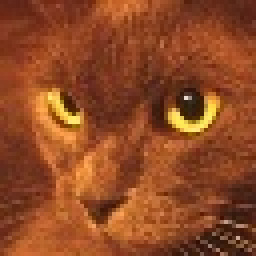
#> input picture img_processsing2/dataset/cats/107.jpg, 64 x 64 px (shown 4 times larger); its folder holds only this picture in this run
$ python resize_dataset.py
#> lines starting #> are read from the running program, lines starting #| are printed output that depends on the picture
import cv2
import os
import glob
folder_gambar_cats = "../dataset/cats"
data_path = os.path.join(folder_gambar_cats, '*g')
files = glob.glob(data_path)
number = 1
for file in files:
    gambar = cv2.imread(file)
#> gambar is the input picture: shape (64, 64, 3); mean B, G, R 36.4, 72.8, 143.6
    gray = cv2.cvtColor(gambar, cv2.COLOR_BGR2GRAY)
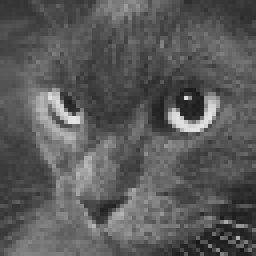
#> gray: shape (64, 64) (shown 4 times larger); min 22, max 227, mean 89.8
    gambar2 = cv2.resize(gray, (25, 25))
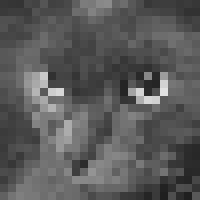
#> gambar2: shape (25, 25) (shown 8 times larger); min 30, max 226, mean 89.7
    cv2.imwrite("../dataset/training_neg/{}.jpg".format(number), gambar2)
    print("Gambar {}berhasil di resize &ubah ke grayscale".format(number))
    number += 1
# [7 lines of commented-out code are left out]

$ run again, on img_processsing2/dataset/cats/125.jpg
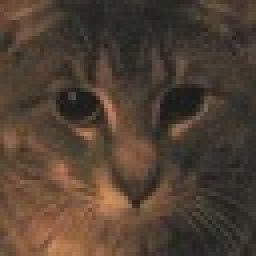
#> input picture img_processsing2/dataset/cats/125.jpg, 64 x 64 px (shown 4 times larger)
#> gambar is the input picture: shape (64, 64, 3); mean B, G, R 50.9, 64, 80.1
#> `gray = cv2.cvtColor(gambar, cv2.COLOR_BGR2GRAY)`:
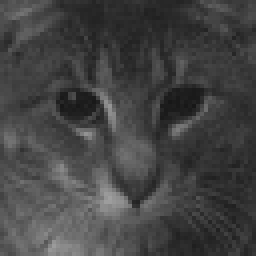
#> gray: shape (64, 64) (shown 4 times larger); min 23, max 159, mean 67.3
#> `gambar2 = cv2.resize(gray, (25, 25))`:
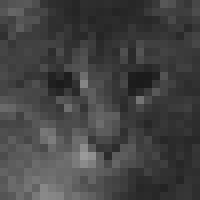
#> gambar2: shape (25, 25) (shown 8 times larger); min 27, max 154, mean 67.2

$ run again, on img_processsing2/dataset/cats/129.jpg
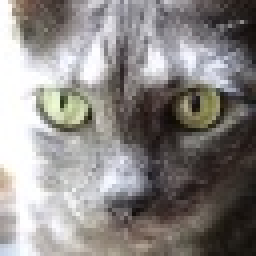
#> input picture img_processsing2/dataset/cats/129.jpg, 64 x 64 px (shown 4 times larger)
#> gambar is the input picture: shape (64, 64, 3); mean B, G, R 133.7, 135.9, 139.5
#> `gray = cv2.cvtColor(gambar, cv2.COLOR_BGR2GRAY)`:
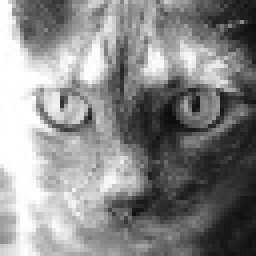
#> gray: shape (64, 64) (shown 4 times larger); min 11, max 255, mean 136.7
#> `gambar2 = cv2.resize(gray, (25, 25))`:
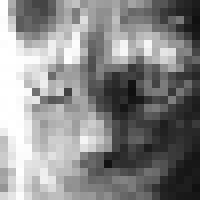
#> gambar2: shape (25, 25) (shown 8 times larger); min 15, max 255, mean 136.7

$ run again, on img_processsing2/dataset/cats/132.jpg
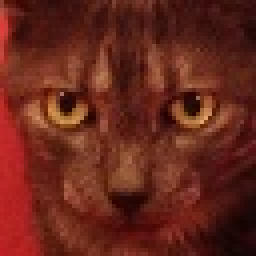
#> input picture img_processsing2/dataset/cats/132.jpg, 64 x 64 px (shown 4 times larger)
#> gambar is the input picture: shape (64, 64, 3); mean B, G, R 26.8, 38.6, 103.1
#> `gray = cv2.cvtColor(gambar, cv2.COLOR_BGR2GRAY)`:
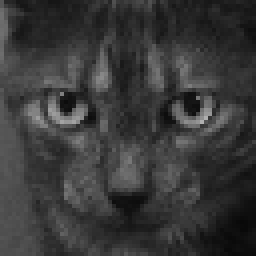
#> gray: shape (64, 64) (shown 4 times larger); min 8, max 177, mean 56.6
#> `gambar2 = cv2.resize(gray, (25, 25))`:
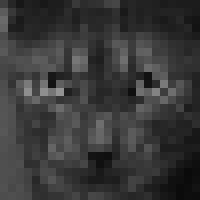
#> gambar2: shape (25, 25) (shown 8 times larger); min 10, max 148, mean 56.4

$ run again, on img_processsing2/dataset/cats/108.jpg
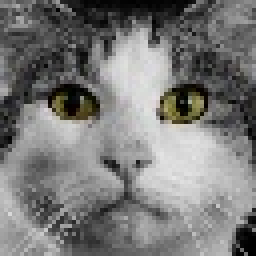
#> input picture img_processsing2/dataset/cats/108.jpg, 64 x 64 px (shown 4 times larger)
#> gambar is the input picture: shape (64, 64, 3); mean B, G, R 119.9, 121.1, 121.4
#> `gray = cv2.cvtColor(gambar, cv2.COLOR_BGR2GRAY)`:
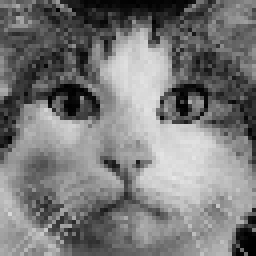
#> gray: shape (64, 64) (shown 4 times larger); min 0, max 230, mean 121
#> `gambar2 = cv2.resize(gray, (25, 25))`:
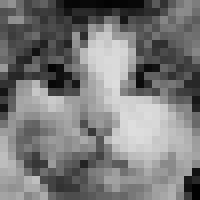
#> gambar2: shape (25, 25) (shown 8 times larger); min 1, max 222, mean 121.2
